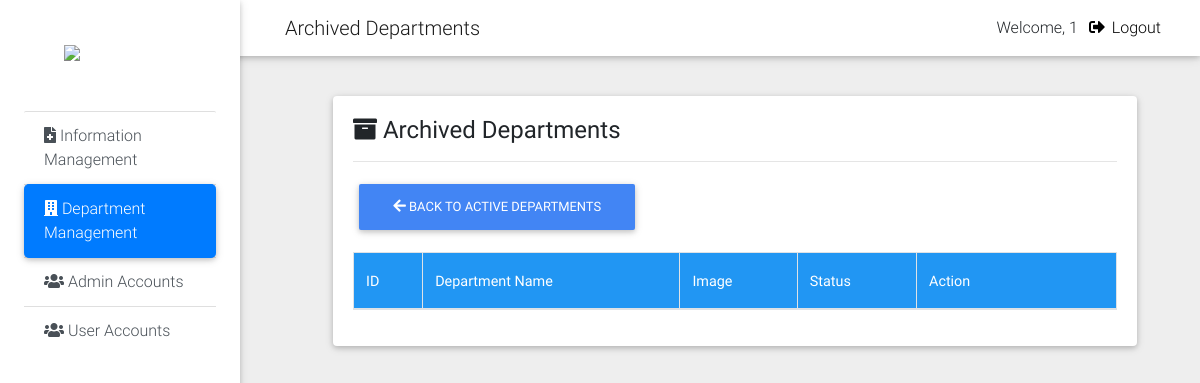
The app's page /Private_Dashboard/department_archive.php (signed in), older data.
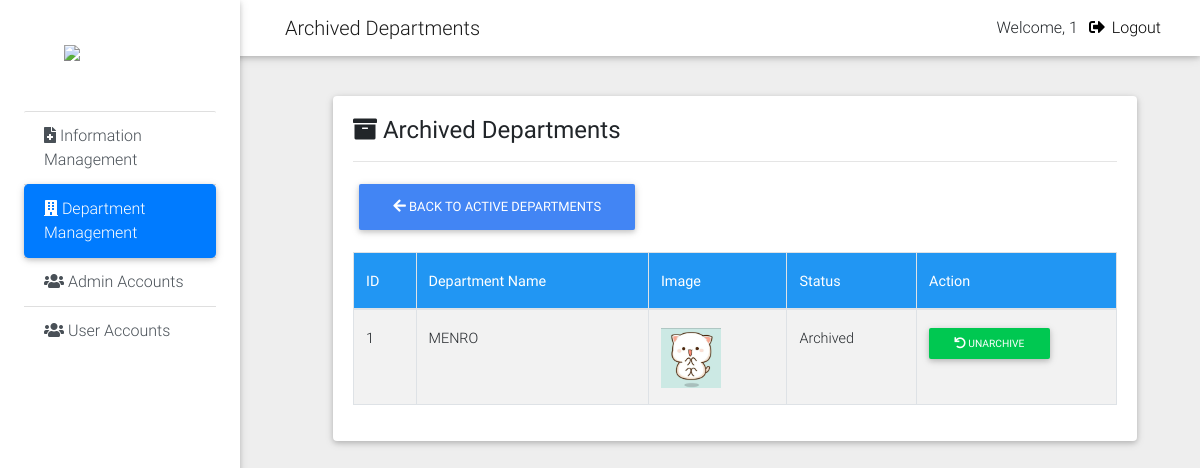
The same page, newer data.
### tables this page shows
CREATE TABLE `departments` (
  `department_id` int(11) NOT NULL,
  `department_name` varchar(150) NOT NULL,
  `department_img` varchar(255) DEFAULT NULL,
  `department_status` enum('Active','Archived') DEFAULT 'Active',
  `created_at` timestamp NOT NULL DEFAULT current_timestamp()
);

### Private_Dashboard/department_archive.php (the view, shortened to what this page needs)
<?php
require_once("../include/connection.php");
$query = mysqli_query($conn,"SELECT * FROM departments
                             WHERE department_status='Archived'
                             ORDER BY department_id DESC");
?>
<!DOCTYPE html>
<html lang="en">
<head>
<link href="css/bootstrap.min.css" rel="stylesheet">
<link href="css/mdb.min.css" rel="stylesheet">
<link href="css/style.min.css" rel="stylesheet">
<link rel="stylesheet" href="https://use.fontawesome.com/releases/v5.8.1/css/all.css">
</head>
<body class="grey lighten-3">
<nav class="navbar fixed-top navbar-expand-lg navbar-light white">
    <div class="container-fluid">
        <span class="navbar-brand">Archived Departments</span>
        <ul class="navbar-nav ml-auto">
            <li class="nav-item mt-2">
                Welcome, <?php echo $_SESSION['admin_user']; ?>
            </li>
            <li class="nav-item">
                <a href="logout.php" class="nav-link">
                    <i class="fas fa-sign-out-alt"></i> Logout
                </a>
            </li>
        </ul>
    </div>
</nav>
<div class="sidebar-fixed bg-white">
    <a class="logo-wrapper waves-effect">
        <img src="js/img/municipalLogo.png" class="square-logo img-fluid">
    </a>
    <div class="list-group list-group-flush">
        <a href="add_document.php" class="list-group-item list-group-item-action">
            <i class="fas fa-file-medical"></i> Information Management
        </a>
        <a href="department_management.php" class="list-group-item active">
            <i class="fas fa-building"></i> Department Management
        </a>
        <a href="view_admin.php" class="list-group-item list-group-item-action">
            <i class="fas fa-users"></i> Admin Accounts
        </a>
        <a href="view_user.php" class="list-group-item list-group-item-action">
            <i class="fas fa-users"></i> User Accounts
        </a>
    </div>
</div>
<main class="pt-5 mx-lg-5" style="margin-left:260px;">
<div class="container-fluid mt-5">
<div class="card">
<div class="card-body">
<h4><i class="fas fa-archive"></i> Archived Departments</h4>
<hr>
<div class="mb-3">
    <a href="department_management.php" class="btn btn-primary">
        <i class="fas fa-arrow-left"></i> Back to Active Departments
    </a>
</div>
<table class="table table-striped table-bordered">
<thead class="blue white-text">
<tr>
    <th>ID</th>
    <th>Department Name</th>
    <th>Image</th>
    <th>Status</th>
    <th width="200">Action</th>
</tr>
</thead>
<tbody>
<?php while($row = mysqli_fetch_assoc($query)) { ?>
<tr>
    <td><?php echo $row['department_id']; ?></td>
    <td><?php echo $row['department_name']; ?></td>
    <td>
        <img src="department_images/<?php echo $row['department_img']; ?>" width="60">
    </td>
    <td><?php echo $row['department_status']; ?></td>
    <td>
        <a href="unarchive_department.php?id=<?php echo $row['department_id']; ?>"
           class="btn btn-sm btn-success"
           onclick="return confirm('Unarchive this department?');">
           <i class="fas fa-undo"></i> Unarchive
        </a>
    </td>
</tr>
<?php } ?>
</tbody>
</table>
</div>
</div>
</div>
</main>
</body>
</html>

Row changes from the older to the newer data that the page shows:
added departments: department_id "1", department_name "MENRO", department_img (picture), department_status "Archived"
